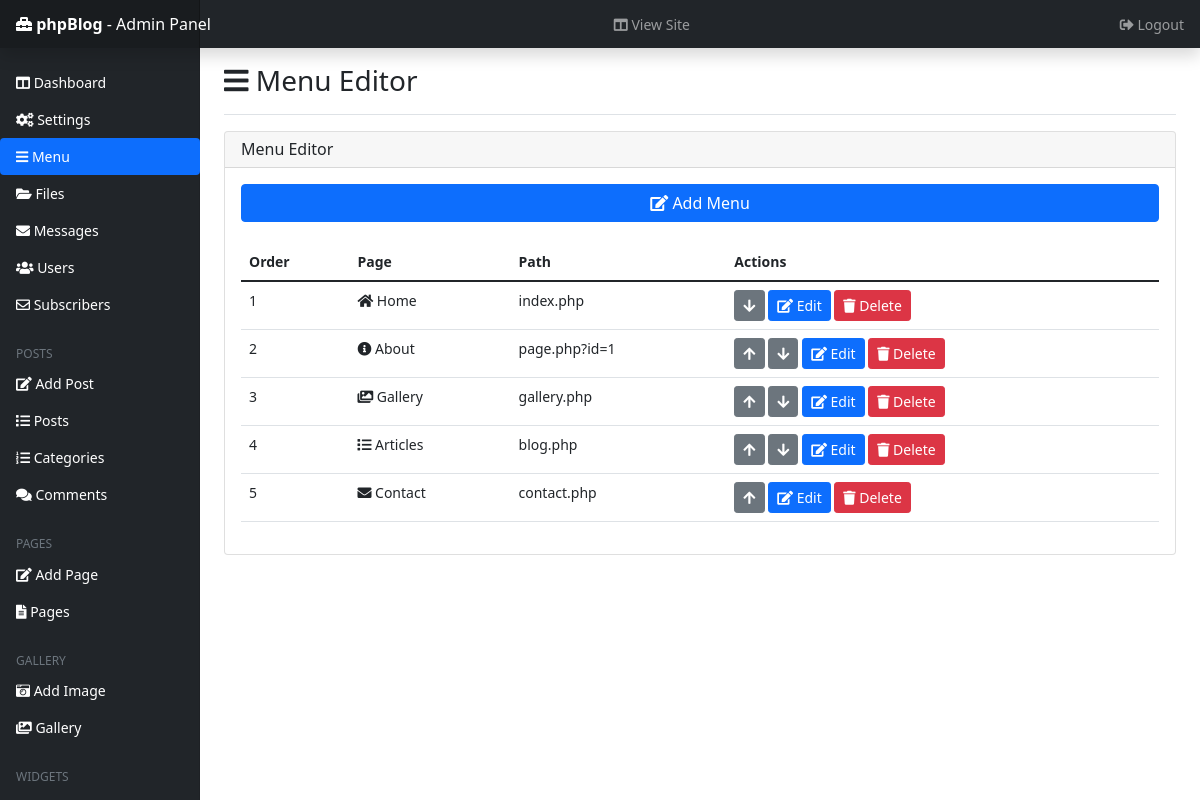
The app's page /admin/menu_editor.php (signed in) with its own data.
### tables this page shows
CREATE TABLE `menu` (
  `id` int NOT NULL,
  `page` varchar(255) NOT NULL,
  `path` varchar(255) NOT NULL,
  `fa_icon` varchar(255) NOT NULL
);

### admin/menu_editor.php (the view, shortened to what this page needs)
<?php
include "header.php";
?>
      <div class="d-flex justify-content-between flex-wrap flex-md-nowrap align-items-center pt-3 pb-2 mb-3 border-bottom">
			<h3 class="h3"><i class="fas fa-bars"></i> Menu Editor</h3>
	  </div>
            <div class="card">
              <h6 class="card-header">Menu Editor</h6>
                  <div class="card-body">
				  <a href="add_menu.php" class="btn btn-primary col-12"><i class="fa fa-edit"></i> Add Menu</a><br /><br />
            <table class="table table-border table-hover">
                <thead>
				<tr>
                    <th>Order</th>
                    <th>Page</th>
					<th>Path</th>
					<th>Actions</th>
                </tr>
				</thead>
<?php
$query = mysqli_query($connect, "SELECT * FROM menu ORDER BY id ASC");
$queryli  = mysqli_query($connect, "SELECT * FROM menu ORDER BY id DESC LIMIT 1");
$rowli    = mysqli_fetch_assoc($queryli);
$last_id  = $rowli['id'];
$first = true;
while ($row = mysqli_fetch_assoc($query)) {
        echo '
                <tr>
	                <td>' . $row['id'] . '</td>
	                <td><i class="fa ' . $row['fa_icon'] . '"></i> ' . $row['page'] . '</td>
					<td>' . $row['path'] . '</td>
					<td>
';
if ($first == false) {
	echo '
						<a href="?up-id=' . $row['id'] . '" title="Move Up" class="btn btn-secondary btn-sm"><i class="fa fa-arrow-up"></i></a>
	';
}
if ($row['id'] != $last_id) {
	echo '
						<a href="?down-id=' . $row['id'] . '" title="Move Down" class="btn btn-secondary btn-sm"><i class="fa fa-arrow-down"></i></a>
	';
}
echo '
					    <a href="?edit-id=' . $row['id'] . '" class="btn btn-primary btn-sm"><i class="fa fa-edit"></i> Edit</a>
						<a href="?delete-id=' . $row['id'] . '" class="btn btn-danger btn-sm"><i class="fa fa-trash"></i> Delete</a>
					</td>
                </tr>
';
$first = false;
    }
?>
            </table>
            </div>
        </div>
<?php
include "footer.php";
?>

### admin/header.php (style rules this page uses)
a:link { text-decoration: none; }
body { font-size: .875rem; }

### records on screen
menu: id "1", page "Home", path "index.php"
menu: id "2", page "About", path "page.php?id=1"
menu: id "3", page "Gallery", path "gallery.php"
menu: id "4", page "Articles", path "blog.php"
menu: id "5", page "Contact", path "contact.php"
